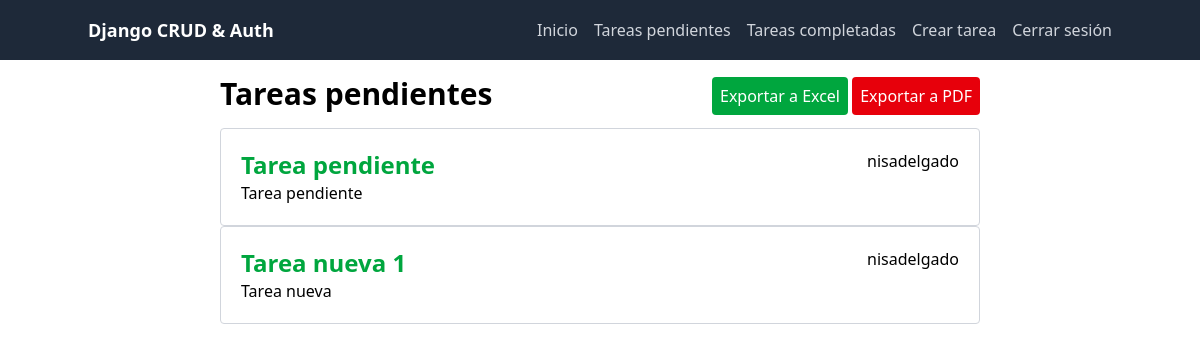
/tasks/ (signed in), run on an earlier commit of the app's database.
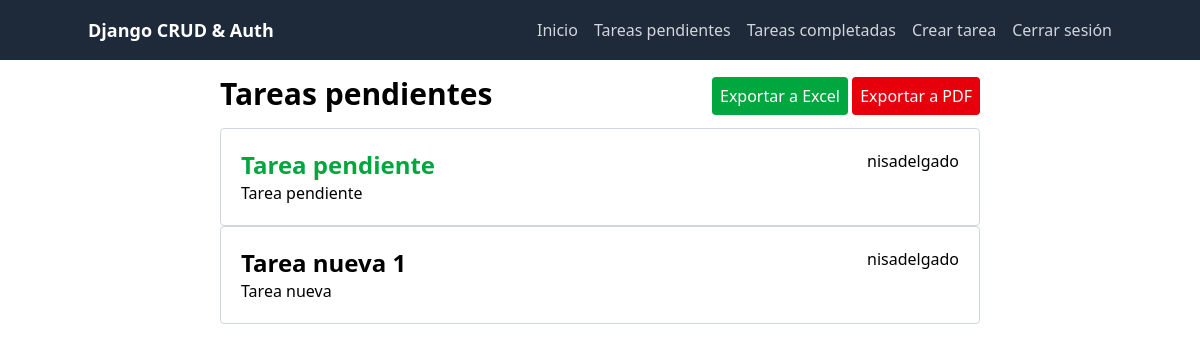
And on a later commit of the database.
### tasks/models.py (models this page shows, shortened)
class Task(models.Model):
    title = models.CharField(max_length=100)
    description = models.TextField(blank=True)
    created = models.DateTimeField(auto_now_add=True)
    completed = models.DateTimeField(null=True, blank=True)
    important = models.BooleanField(default=False)
    user = models.ForeignKey(User, on_delete=models.CASCADE)

### tasks/views.py (the view)
# urls.py: path('tasks/', views.tasks, name='tasks'),
@login_required
def tasks(request):
    tasks = Task.objects.filter(
        user=request.user,
        completed__isnull=True
    )
    return render(request, 'tasks/index.html', {
        'tasks': tasks,
        'title': 'Tareas pendientes',
    })

### tasks/templates/tasks/index.html (shortened to what this page needs)
{% extends 'template.html' %}
{% block content %}
    <div class="grid grid-cols-6">
        <div class="col-start-2 col-span-4">
            <div class="flex justify-between">
                <div>
                    <h1 class="text-3xl font-bold mb-4 mt-4 mx-5">{{ title }}</h1>
                </div>
                <div class="mt-6 mx-5">
                    <a href="/tasks/excel" class="rounded p-2 bg-green-600 text-white">Exportar a Excel</a>
                    <a href="/tasks/pdf" class="rounded p-2 bg-red-600 text-white">Exportar a PDF</a>
                </div>
            </div>
            <div>
                {% for task in tasks %}
                    <a
                        href="{% url 'show' task.id %}"
                        class="block border border-gray-300 rounded mx-5 p-5"
                    >
                        <div class="flex justify-between">
                            {% if task.important %}
                                <p class="font-bold text-2xl text-green-600">{{ task.title }}</p>
                            {% else %}
                                <p class="font-bold text-2xl">{{ task.title }}</p>
                            {% endif %}
                            <p>{{ task.user.username }}</p>
                        </div>
                        <p>{{ task.description }}</p>
                    </a>
                {% endfor %}
            </div>
        </div>
    </div>
{% endblock %}

What changed in the data, as far as the page shows it:
changed Task "Tarea nueva 1": important True → False (drawn)
